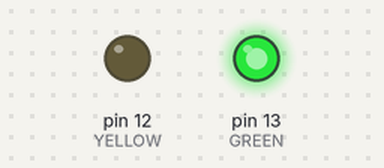
Bench run of a sketch on a simulated Arduino Uno, built with avr-gcc and run on an emulated ATmega328P. Parts: output pins drawn as LEDs (lit = HIGH).

Above: at 2.5 s.
At 6.0 s:
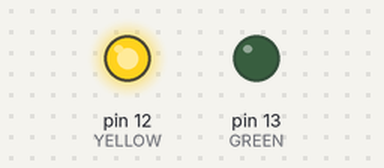
Timing chart, 0 to 9.1 s (numbered marks = the images above):
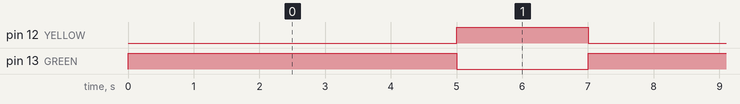

Measured:
- by itself, pin 12 (YELLOW): alternates HIGH for 2.0 s and LOW for 5.0 s
- by itself, pin 13 (GREEN): alternates HIGH for 5.0 s and LOW for 2.0 s
- by itself, everything shown: repeats every 7.0 s, in 3 steps

The sketch:

Two_LED_Sketch.ino
```cpp
int GREEN = 13;
int YELLOW = 12;

void setup(){

  pinMode(GREEN, OUTPUT);
  pinMode(YELLOW, OUTPUT);
}

void loop(){
  digitalWrite(GREEN, HIGH);
  delay(5000);
  digitalWrite(GREEN, LOW);
  digitalWrite(YELLOW, HIGH);
  delay(2000);
  digitalWrite(YELLOW,LOW);

}
```
